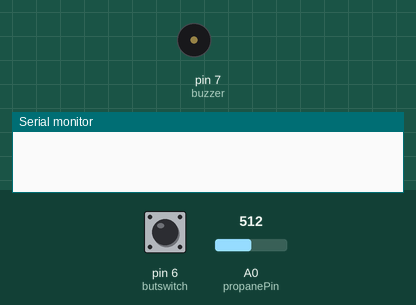
Simulated run of this sketch. Board: Arduino Uno, built with avr-gcc and run on an emulated ATmega328P. On the bench: buzzer (waves = sounding, pin HIGH), the last lines printed to the serial monitor. The inputs (shaded band) are chosen by the test bench; at power-on: A0 (propanePin) = 512, pin 6 (butswitch) HIGH. The modem accepts every AT command (registered, SIM ready, sends succeed) and sends nothing else.

Above: at 1.3 s.
1.4 s: A0 (propanePin) set to 413
4.9 s: A0 (propanePin) set to 392
At 6.7 s:
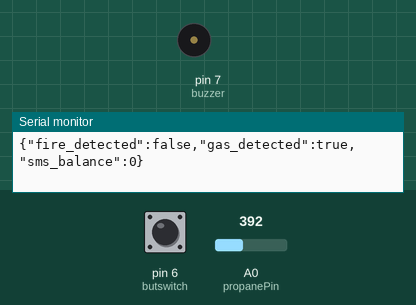
9.3 s: pin 6 (butswitch) pulled LOW for 3.2 s
At 10.3 s:
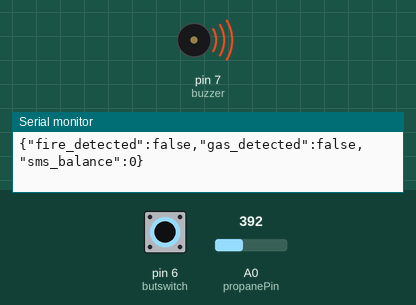
Timing chart, 0 to 14.4 s (numbered marks = the images above; inputs shaded):
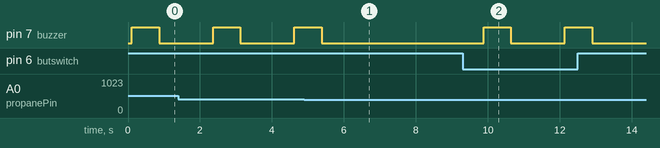

The sketch:

fire_alarm_gsm.ino
```cpp
#include <SoftwareSerial.h>

SoftwareSerial myGSM(9, 10); // TX - RX
String phoneNumber1 = "+639618084684"; // Primary phone number
String phoneNumber2 = ""; // Secondary phone number
unsigned long lastLoadCheck = 0;
const unsigned long LOAD_CHECK_INTERVAL = 60000; // Check load every 1 minute
int smsBalance = 0; // Store SMS balance
int butswitch = 6;
int buzzer = 7;
int propanePin = A0;    // MQ-6 Gas sensor on analog pin A0
int butstate;
bool fireAlarmActive = false;
bool gasAlarmActive = false;
int propaneThreshold = 400;  // Adjust this threshold based on sensor calibration

void setup()
{
	Serial.begin(9600);
	pinMode(butswitch, INPUT_PULLUP);
	pinMode(buzzer, OUTPUT);
	pinMode(propanePin, INPUT);
	digitalWrite(buzzer, LOW);
	myGSM.begin(19200);
	delay(100);
}

void loop()
{
	// Check if there's a new phone number command
	if (Serial.available() > 0) {
		String command = Serial.readStringUntil('\n');
		if (command.startsWith("PHONE1:")) {
			phoneNumber1 = command.substring(7);
			Serial.println("{\"phone_updated\":\"" + phoneNumber1 + "\",\"type\":\"primary\"}");
		}
		else if (command.startsWith("PHONE2:")) {
			phoneNumber2 = command.substring(7);
			Serial.println("{\"phone_updated\":\"" + phoneNumber2 + "\",\"type\":\"secondary\"}");
		}
	}

	butstate = digitalRead(butswitch);
	int propaneLevel = analogRead(propanePin);

	// Check for fire alarm
	if (butstate == LOW) {
		fireAlarmActive = true;
		ActivateAlarm("FIRE");
	} else {
		fireAlarmActive = false;
	}

	// Check for propane gas
	if (propaneLevel > propaneThreshold) {
		gasAlarmActive = true;
		ActivateAlarm("GAS");
	} else {
		gasAlarmActive = false;
	}

	// Check SMS balance periodically
	if (millis() - lastLoadCheck >= LOAD_CHECK_INTERVAL) {
		checkSMSBalance();
		lastLoadCheck = millis();
	}

	// Send status to Python server
	Serial.print("{\"fire_detected\":");
	Serial.print(fireAlarmActive ? "true" : "false");
	Serial.print(",\"gas_detected\":");
	Serial.print(gasAlarmActive ? "true" : "false");
	Serial.print(",\"sms_balance\":");
	Serial.print(smsBalance);
	Serial.println("}");
	delay(1000);
}

void ActivateAlarm(String type)
{
	ActivateBuzzer();
	MakeCall();
	SendMessage(type);
	DeactivateBuzzer();
}

void ActivateBuzzer()
{
	digitalWrite(buzzer, HIGH);
	delay(100);
}

void DeactivateBuzzer()
{
	digitalWrite(buzzer, LOW);
	delay(500);
}

void MakeCall()
{
	// Call primary number
	myGSM.println("ATD" + phoneNumber1 + ";");
	delay(100);
	myGSM.println("Calling primary");
	delay(100);

	// If secondary number exists, call it too
	if (phoneNumber2.length() > 0) {
		delay(1000); // Wait a bit between calls
		myGSM.println("ATD" + phoneNumber2 + ";");
		delay(100);
		myGSM.println("Calling secondary");
		delay(100);
	}
}

void SendMessage(String type)
{
	// Send to primary number
	myGSM.println("AT+CMGF=1");
	delay(100);
	myGSM.println("AT+CMGS=\"" + phoneNumber1 + "\"\r");
	delay(100);
	SendMessageContent(type);

	// If secondary number exists, send to it too
	if (phoneNumber2.length() > 0) {
		delay(1000); // Wait a bit between messages
		myGSM.println("AT+CMGF=1");
		delay(100);
		myGSM.println("AT+CMGS=\"" + phoneNumber2 + "\"\r");
		delay(100);
		SendMessageContent(type);
	}
}

void SendMessageContent(String type)
{
	if (type == "FIRE") {
		myGSM.println("FIRE IS DETECTED!");
	} else if (type == "GAS") {
		myGSM.println("DANGEROUS PROPANE GAS LEVEL DETECTED!");
	}
	delay(100);
	myGSM.println((char)26);
	delay(100);
}

void checkSMSBalance() {
	myGSM.println("AT+CUSD=1,\"*143#\""); // Replace with your carrier's balance check code
	delay(1000);

	String response = "";
	while(myGSM.available()) {
		char c = myGSM.read();
		response += c;
	}

	// Parse the response to extract balance
	// This is a simple example - adjust based on your carrier's response format
	if (response.indexOf("Balance") != -1) {
		// Extract number from response
		int startIdx = response.indexOf("Balance:") + 8;
		int endIdx = response.indexOf(" ", startIdx);
		String balanceStr = response.substring(startIdx, endIdx);
		smsBalance = balanceStr.toInt();
	}
}
```

Measured:
- the behaviour switches between 401 and 400 on A0 (propanePin) (found by bisection; images 0 and 1)
- after the input at 4.9 s, pin 7 (buzzer): goes on until 5.4 s, then stays LOW
- after the input at 9.3 s, pin 7 (buzzer): alternates HIGH for 0.75 s and LOW for 1.5 s, 4 changes in all, then stays LOW, starting after 0.59 s
